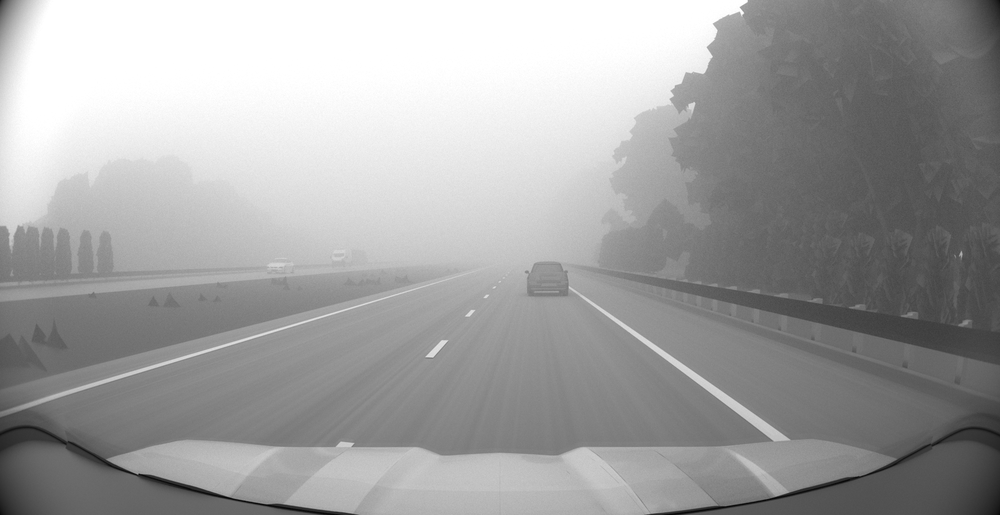
#> input picture Images/fog_syn/Frame_0720.V100.png, 1000 x 515 px, shrunk from 1824 x 940 before the run
$ python Lane_detect.py
#> lines starting #> are read from the running program, lines starting #| are printed output that depends on the picture; after the words box and inside, x2 and y2 are one past the last pixel; in counts of white or black regions, pixels touching at a corner belong together
import cv2
import numpy as np

def region_of_interest(img, vertices):
    """
    Applies an image mask to keep only the region defined by the polygon `vertices`.
    """
    mask = np.zeros_like(img)
    cv2.fillPoly(mask, vertices, 255)
    masked_img = cv2.bitwise_and(img, mask)
    return masked_img

def draw_lane_lines(img, lines, color=(0, 255, 0), thickness=5):
    """
    Draws lane lines on the image by averaging and extrapolating them.
    """
    left_lines = []
    right_lines = []

    if lines is None:
        return

    # Separate lines into left and right based on their slope
    for line in lines:
        for x1, y1, x2, y2 in line:
            slope = (y2 - y1) / (x2 - x1) if (x2 - x1) != 0 else 0
            if 0.5 < slope < 2:  # Right lane
                right_lines.append((x1, y1, x2, y2))
            elif -2 < slope < -0.5:  # Left lane
                left_lines.append((x1, y1, x2, y2))

    # Average left and right lines
    def average_lines(lines):
        if len(lines) == 0:
            return None
        x_coords = []
        y_coords = []
        for x1, y1, x2, y2 in lines:
            x_coords.extend([x1, x2])
            y_coords.extend([y1, y2])
        poly_fit = np.polyfit(y_coords, x_coords, 1)  # Fit a line: x = my + b
        y1 = img.shape[0]  # Bottom of the image
        y2 = int(y1 * 0.6)  # Slightly above the middle
        x1 = int(poly_fit[0] * y1 + poly_fit[1])
        x2 = int(poly_fit[0] * y2 + poly_fit[1])
        return (x1, y1, x2, y2)

    # Draw the averaged lines
    left_line = average_lines(left_lines)
    right_line = average_lines(right_lines)

    if left_line is not None:
        cv2.line(img, (left_line[0], left_line[1]), (left_line[2], left_line[3]), color, thickness)
    if right_line is not None:
        cv2.line(img, (right_line[0], right_line[1]), (right_line[2], right_line[3]), color, thickness)

def detect_lanes(image_path):
    """
    Detect lanes in an image while excluding the car bonnet.
    """
#> called with image_path = 'Images/fog_syn/Frame_0720.V100.png'
    # Load the image
    img = cv2.imread(image_path)
#> img is the input picture: shape (515, 1000, 3); min 4, max 255, mean 160.9
    img_gray = cv2.cvtColor(img, cv2.COLOR_BGR2GRAY)

    # Apply Gaussian Blur
    blurred = cv2.GaussianBlur(img_gray, (5, 5), 0)

    # Use Canny edge detection
    edges = cv2.Canny(blurred, 50, 150)
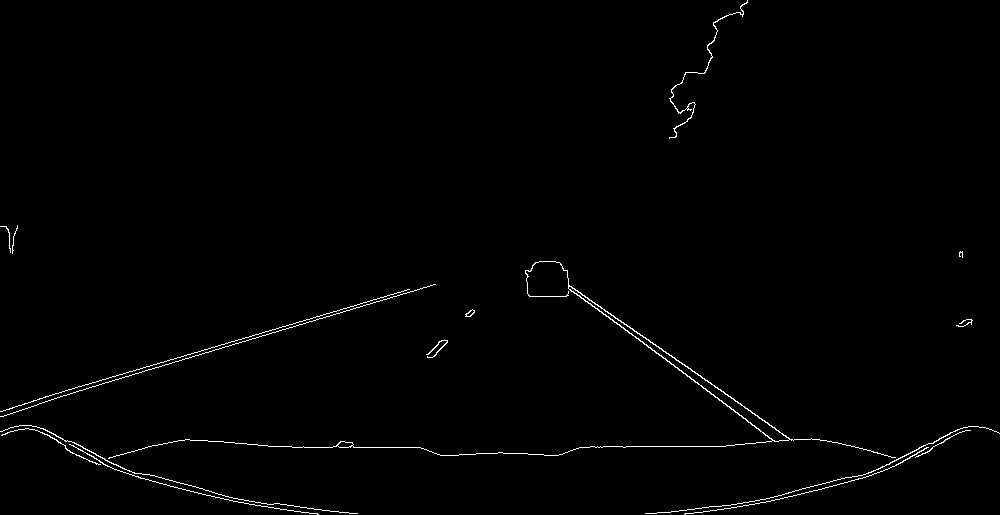
#> edges: shape (515, 1000); 0.9% white in thin lines or dots

    # Define region of interest (ROI) to exclude the car bonnet
    height, width = edges.shape
#> height = 515; width = 1000
    roi_vertices = np.array([[
        (width * 0.1, height),  # Bottom left
        (width * 0.9, height),  # Bottom right
        (width * 0.6, height * 0.6),  # Top right
        (width * 0.4, height * 0.6)   # Top left
    ]], dtype=np.int32)
    masked_edges = region_of_interest(edges, roi_vertices)
#> in region_of_interest, `cv2.fillPoly(mask, vertices, 255)`:
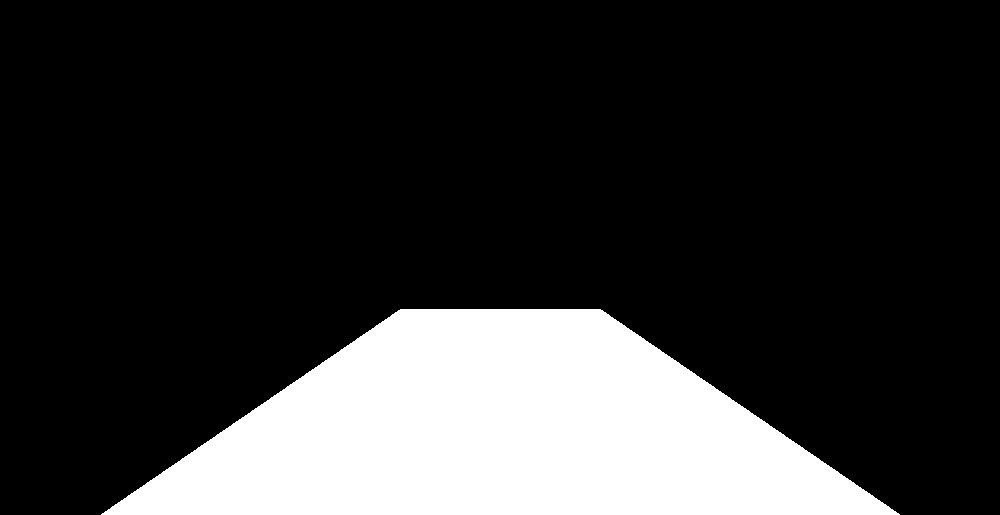
#> mask: shape (515, 1000); 20% white; 1 white region, box (x1, y1, x2, y2) and area: (101, 309, 900, 515) 103094
#> in region_of_interest, `masked_img = cv2.bitwise_and(img, mask)`:
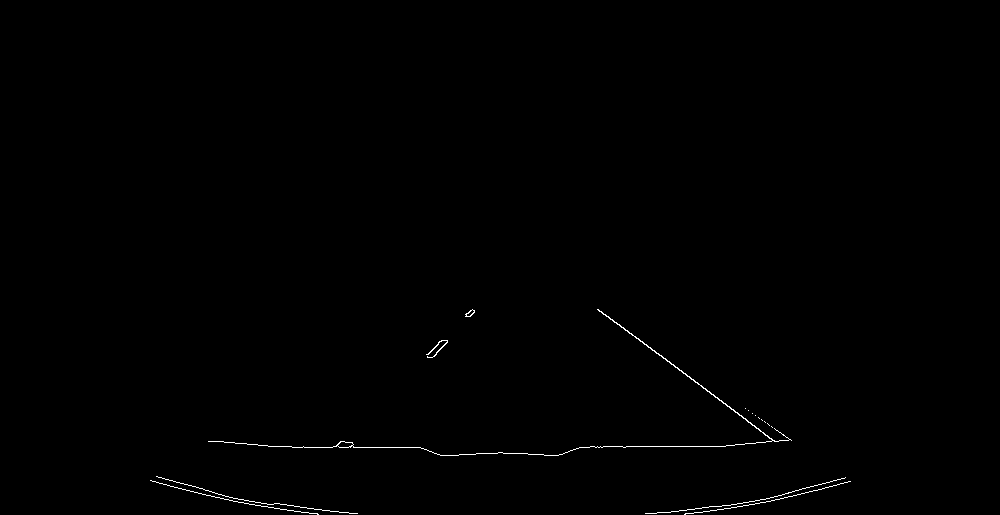
#> masked_img: shape (515, 1000); 0.35% white in thin lines or dots, all inside (x1, y1, x2, y2) = (150, 309, 851, 515)

    # Use Hough Transform to detect lines
    lines = cv2.HoughLinesP(
        masked_edges,
        rho=1,
        theta=np.pi / 180,
        threshold=50,
        minLineLength=40,
        maxLineGap=100
    )
#> lines = 14 rows, first 6: [619, 324, 833, 485], [590, 446, 725, 446], [292, 447, 420, 447], [598, 309, 828, 482], [202, 494, 357, 513], [684, 514, 843, 483]

    # Draw lane lines on a blank image
    line_img = np.zeros_like(img)
    draw_lane_lines(line_img, lines)
#> the loop in draw_lane_lines, `for line in lines:` made 14 passes
#> line on passes 1 to 12: [[619, 324, 833, 485]], [[590, 446, 725, 446]], [[292, 447, 420, 447]], [[598, 309, 828, 482]], [[202, 494, 357, 513]], [[684, 514, 843, 483]], [[224, 499, 318, 514]], [[645, 513, 779, 499]], [[736, 507, 821, 489]], [[215, 497, 340, 512]], [[208, 441, 290, 446]], [[715, 510, 844, 478]]
#> after the loop in draw_lane_lines, `for line in lines:`: left_lines = []; right_lines = [(619, 324, 833, 485), (598, 309, 828, 482)]
#> the loop in average_lines (call 2), `for x1, y1, x2, y2 in lines:` made 2 passes
#> in draw_lane_lines, `right_line = average_lines(right_lines)`: right_line = (872, 515, 598, 309)

    # Combine the lane lines with the original image
    result = cv2.addWeighted(img, 0.8, line_img, 1, 0)
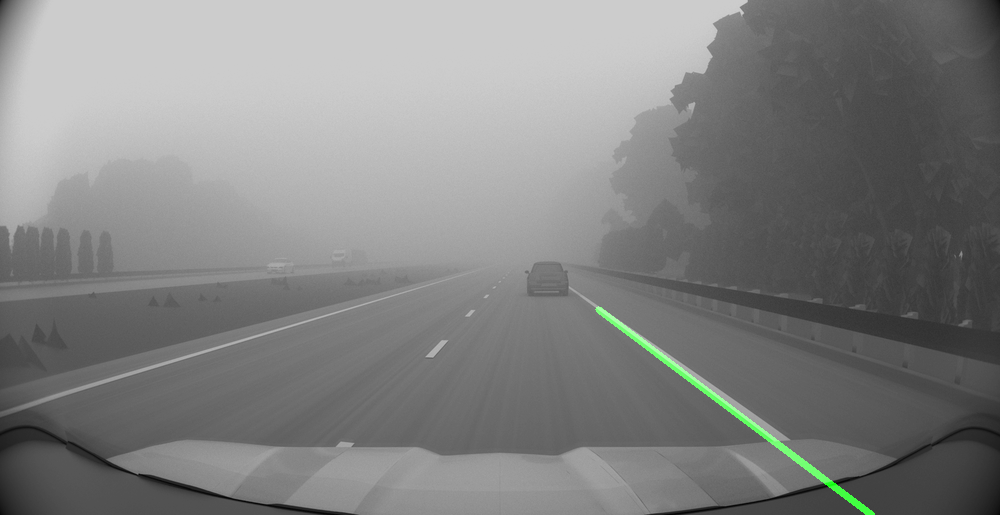
#> result: shape (515, 1000, 3); mean B, G, R 128.7, 129.4, 128.7

    # Save the result
    output_path = "lane_detected_refined.jpg"
    cv2.imwrite(output_path, result)
    print(f"Lane detection complete. Saved as '{output_path}'.")

# Run the lane detection
detect_lanes("Images/fog_syn/Frame_0720.V100.png")
